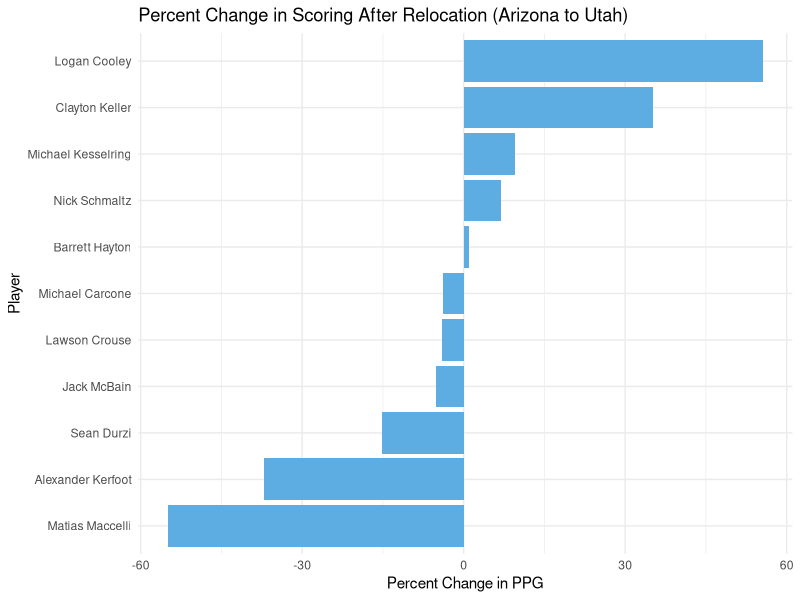
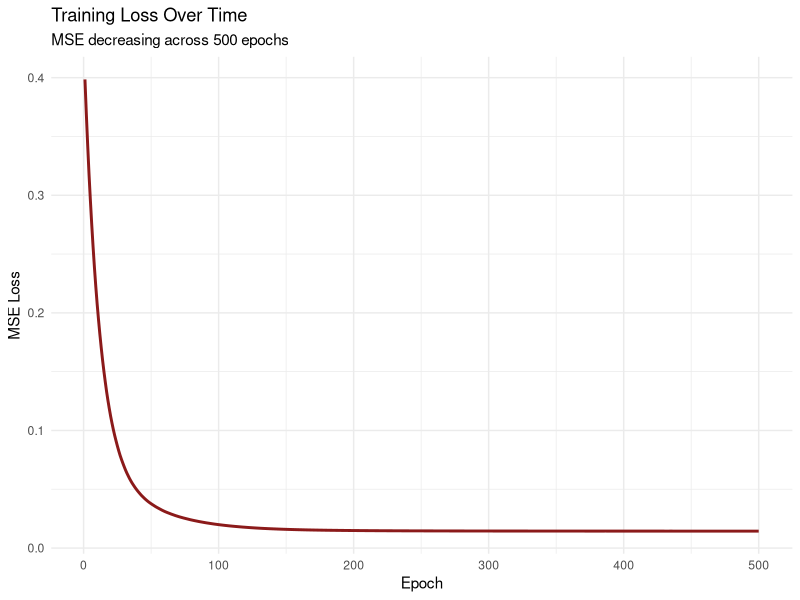
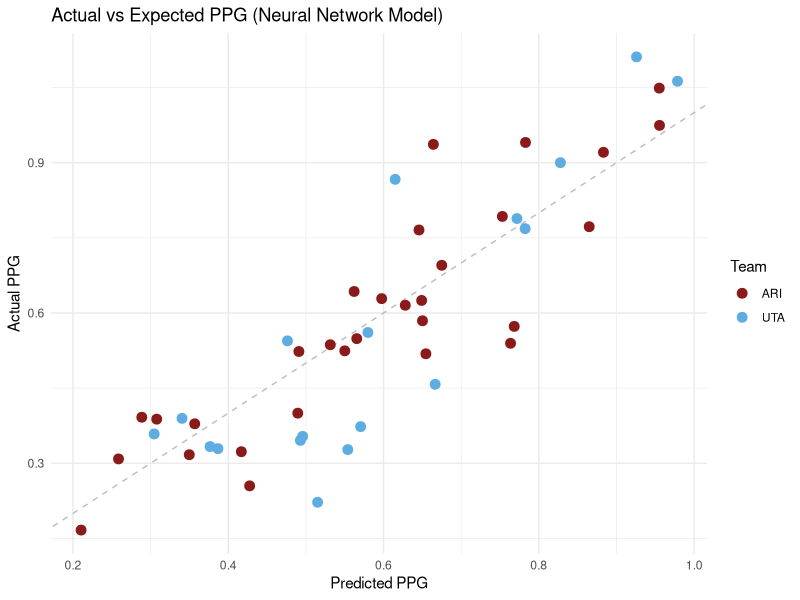
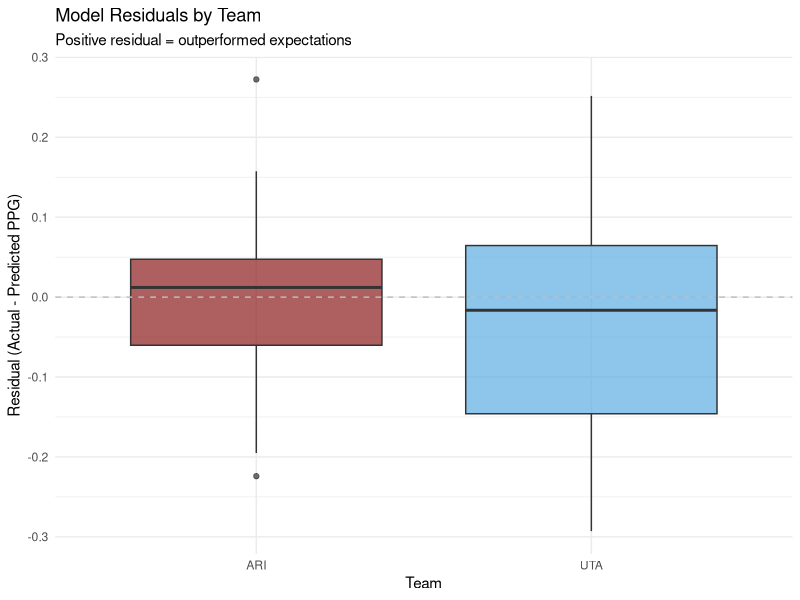
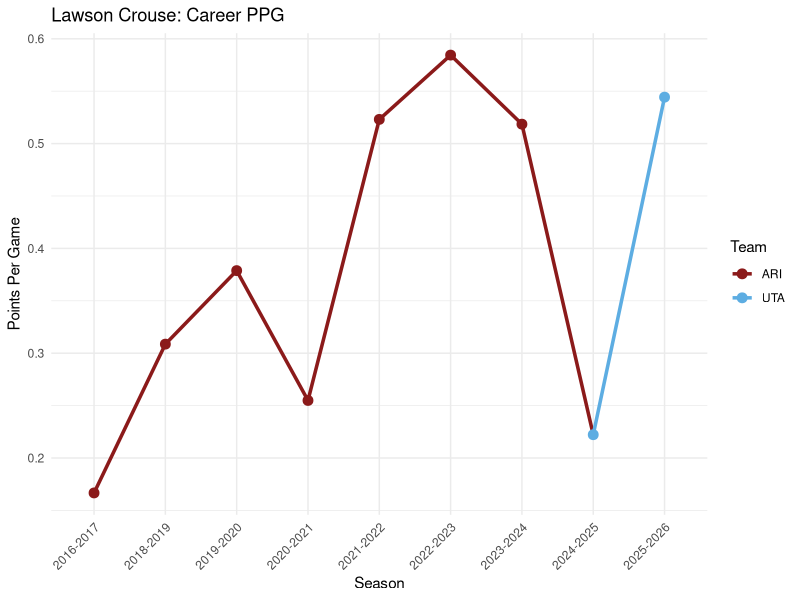

Here is the R script that generated these plots, in order:
## ---- chunk 1
knitr::opts_chunk$set(echo = FALSE, warning = FALSE, message = FALSE)
library(tidyverse)
library(ggrepel)
filter <- dplyr::filter
select <- dplyr::select

# Load data
df <- read.csv("PlayerStats.csv")
df <- df[, !names(df) %in% c("X", "X.1")]
df$team <- trimws(df$team)

# Create years_in_system
joining_year <- c(
  "Clayton Keller"    = 2016,
  "Nick Schmaltz"     = 2019,
  "Lawson Crouse"     = 2016,
  "Michael Carcone"   = 2021,
  "Logan Cooley"      = 2023,
  "Sean Durzi"        = 2023,
  "Barrett Hayton"    = 2019,
  "Alexander Kerfoot" = 2023,
  "Michael Kesselring"= 2022,
  "Matias Maccelli"   = 2021,
  "Jack McBain"       = 2021
)
df <- df %>%
  mutate(
    season_start = as.numeric(substr(season, 1, 4)),
    years_in_system = season_start - joining_year[player_name] + 1
  )
## ---- chunk 2
# Create players summary for descriptive plots
players_summary <- df %>%
  filter(team %in% c("ARI", "UTA")) %>%
  group_by(player_name, team) %>%
  summarise(
    avg_ppg = sum(points) / sum(gp),
    .groups = "drop"
  ) %>%
  pivot_wider(
    names_from = team,
    values_from = avg_ppg
  ) %>%
  rename(
    arizona_ppg = ARI,
    utah_ppg = UTA
  )

# Activation functions
sigmoid <- function(z) 1 / (1 + exp(-z))
sigmoid_deriv <- function(z) {
  s <- sigmoid(z)
  s * (1 - s)
}
tanh_deriv <- function(z) 1 - tanh(z)^2

# Forward pass
forward_pass <- function(X, W1, b1, W2, b2,
                         activation = "tanh") {
  Z1 <- X %*% t(W1) +
    matrix(b1, nrow(X), length(b1), byrow = TRUE)
  if (activation == "sigmoid") {
    A1 <- sigmoid(Z1)
  } else {
    A1 <- tanh(Z1)
  }
  f <- A1 %*% W2 + b2
  list(Z1 = Z1, A1 = A1, f = f)
}

# Loss functions
mse_loss <- function(y, y_hat) mean((y - y_hat)^2)
r_squared <- function(y, y_hat) {
  1 - sum((y - y_hat)^2) / sum((y - mean(y))^2)
}

# Train function
train_nn <- function(X, y, K = 10, lr = 0.01,
                     epochs = 500, lambda = 0.01,
                     activation = "tanh",
                     batch_size = 10,
                     seed = 123) {
  set.seed(seed)
  n <- nrow(X)
  p <- ncol(X)
  W1 <- matrix(rnorm(K * p, sd = 0.1), K, p)
  b1 <- rep(0, K)
  W2 <- rnorm(K, sd = 0.1)
  b2 <- 0
  loss_history <- numeric(epochs)
  for (epoch in 1:epochs) {
    idx <- sample(n)
    X_shuf <- X[idx, , drop = FALSE]
    y_shuf <- y[idx]
    for (start in seq(1, n, by = batch_size)) {
      end <- min(start + batch_size - 1, n)
      X_batch <- X_shuf[start:end, , drop = FALSE]
      y_batch <- y_shuf[start:end]
      m <- nrow(X_batch)
      fp <- forward_pass(X_batch, W1, b1, W2, b2, activation)
      residual <- fp$f - y_batch
      dW2 <- (t(fp$A1) %*% residual) / m + 2 * lambda * W2
      db2 <- mean(residual)
      delta <- residual %*% t(W2)
      if (activation == "sigmoid") {
        delta <- delta * sigmoid_deriv(fp$Z1)
      } else {
        delta <- delta * tanh_deriv(fp$Z1)
      }
      dW1 <- (t(delta) %*% X_batch) / m + 2 * lambda * W1
      db1 <- colMeans(delta)
      W1 <- W1 - lr * dW1
      b1 <- b1 - lr * db1
      W2 <- W2 - lr * dW2
      b2 <- b2 - lr * db2
    }
    fp_full <- forward_pass(X, W1, b1, W2, b2, activation)
    loss_history[epoch] <- mse_loss(y, fp_full$f)
  }
  list(W1 = W1, b1 = b1, W2 = W2, b2 = b2,
       loss_history = loss_history)
}

# Prepare nn data
df <- df %>%
  mutate(season_start = as.numeric(substr(season, 1, 4)))

nn_df <- df %>%
  arrange(player_name, season_start) %>%
  group_by(player_name) %>%
  mutate(prior_ppg_raw = lag(ppg)) %>%
  mutate(
    prior_ppg = ifelse(is.na(prior_ppg_raw), ppg, prior_ppg_raw)
  ) %>%
  ungroup() %>%
  select(player_name, team, season, ppg, age,
         years_in_system, avg_toi, prior_ppg)

# Train/test split
set.seed(123)
train_idx <- sample(seq_len(nrow(nn_df)),
                    size = 0.8 * nrow(nn_df))
train_df <- nn_df[train_idx, ]
test_df  <- nn_df[-train_idx, ]

X_train <- train_df %>%
  select(age, years_in_system, avg_toi, prior_ppg) %>%
  as.matrix()
y_train <- train_df$ppg

X_test <- test_df %>%
  select(age, years_in_system, avg_toi, prior_ppg) %>%
  as.matrix()
y_test <- test_df$ppg

# Scale
X_scaled_train <- scale(X_train)
X_mean <- attr(X_scaled_train, "scaled:center")
X_sd   <- attr(X_scaled_train, "scaled:scale")
X_scaled_test <- scale(X_test, center = X_mean, scale = X_sd)

# Train model
model <- train_nn(
  X_scaled_train, y_train,
  K = 10, lr = 0.01, epochs = 500,
  lambda = 0.01, activation = "tanh",
  batch_size = 10
)

# Predictions
fp_train <- forward_pass(X_scaled_train, model$W1, model$b1,
                         model$W2, model$b2)
fp_test <- forward_pass(X_scaled_test, model$W1, model$b1,
                        model$W2, model$b2)

train_df$predicted_ppg <- as.numeric(fp_train$f)
test_df$predicted_ppg  <- as.numeric(fp_test$f)
train_df$residual <- train_df$ppg - train_df$predicted_ppg
test_df$residual  <- test_df$ppg - test_df$predicted_ppg

nn_results <- bind_rows(train_df, test_df)
## ---- chunk 3
plot1_df <- players_summary %>%
  drop_na(arizona_ppg, utah_ppg) %>%
  mutate(pct_change = (utah_ppg - arizona_ppg) / arizona_ppg * 100) %>%
  arrange(pct_change)

ggplot(plot1_df, aes(x = reorder(player_name, pct_change), y = pct_change)) +
  geom_col(fill = "#5DADE2") +
  coord_flip() +
  labs(
    title = "Percent Change in Scoring After Relocation (Arizona to Utah)",
    x = "Player",
    y = "Percent Change in PPG"
  ) +
  theme_minimal()
## ---- chunk 4
data.frame(
  epoch = 1:length(model$loss_history),
  loss = model$loss_history
) %>%
  ggplot(aes(x = epoch, y = loss)) +
  geom_line(color = "#8B1A1A", linewidth = 1) +
  labs(
    title = "Training Loss Over Time",
    subtitle = "MSE decreasing across 500 epochs",
    x = "Epoch",
    y = "MSE Loss"
  ) +
  theme_minimal()
## ---- chunk 5
ggplot(nn_results,
       aes(x = predicted_ppg, y = ppg, color = team)) +
  geom_abline(slope = 1, intercept = 0,
              linetype = "dashed", color = "gray") +
  geom_point(size = 3) +
  scale_color_manual(values = c(
    "ARI" = "#8B1A1A",
    "UTA" = "#5DADE2"
  )) +
  labs(
    title = "Actual vs Expected PPG (Neural Network Model)",
    x = "Predicted PPG",
    y = "Actual PPG",
    color = "Team"
  ) +
  theme_minimal()
## ---- chunk 6
ggplot(nn_results, aes(x = team, y = residual, fill = team)) +
  geom_boxplot(alpha = 0.7) +
  geom_hline(yintercept = 0, linetype = "dashed", color = "gray") +
  scale_fill_manual(values = c(
    "ARI" = "#8B1A1A",
    "UTA" = "#5DADE2"
  )) +
  labs(
    title = "Model Residuals by Team",
    subtitle = "Positive residual = outperformed expectations",
    x = "Team",
    y = "Residual (Actual - Predicted PPG)"
  ) +
  theme_minimal() +
  theme(legend.position = "none")
## ---- chunk 7
crouse_df <- df %>%
  filter(player_name == "Lawson Crouse") %>%
  arrange(season) %>%
  mutate(season = factor(season, levels = unique(season)))

ggplot(crouse_df, aes(x = season, y = ppg, group = 1, color = team)) +
  geom_line(linewidth = 1.2) +
  geom_point(size = 3) +
  scale_color_manual(values = c("ARI" = "#8B1A1A", "UTA" = "#5DADE2")) +
  labs(
    title = "Lawson Crouse: Career PPG",
    x = "Season",
    y = "Points Per Game",
    color = "Team"
  ) +
  theme_minimal() +
  theme(axis.text.x = element_text(angle = 45, hjust = 1))
